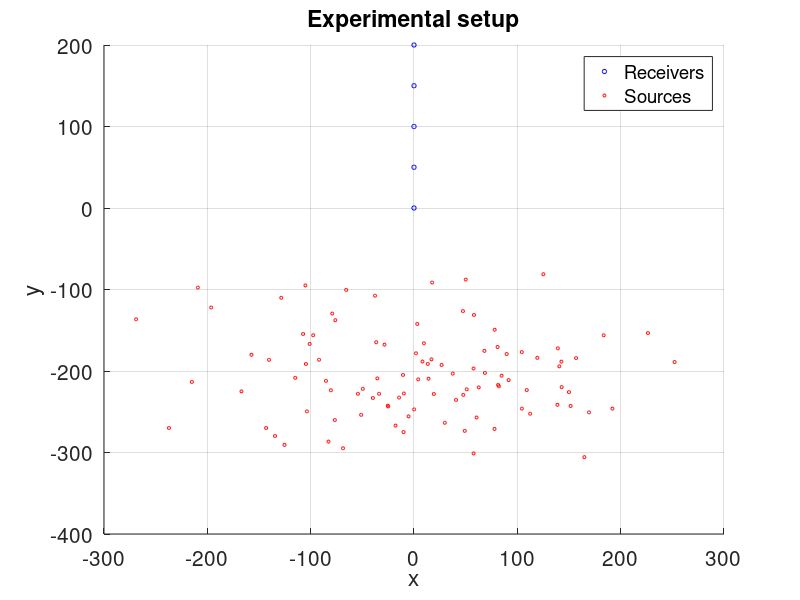
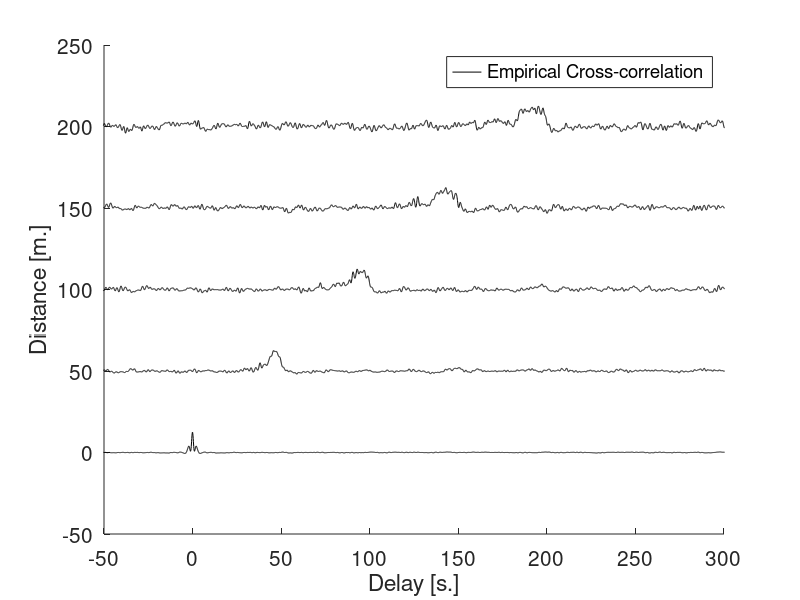

Source code (MATLAB) for these figures, in order:
% Script for passiv2
%
%
% Jules Scholler - Mar. 2017

% Reset Matlab
close all
clear

% Parameters
param.nb_receivers=5;           % Number of receivers
param.sigma=[100 50 100];       % Sources std position
param.mu=[0 -200 0];            % Sources mean position
param.N=100;                    % Number of noise sources
param.duration=10000;           % Source signals duration [s.]
param.temporal_sampling=0.1;   % Temporal sampling [s.]
output.F='no';                  % Plot source power-spectrum (= FFT(auto-correlation) by Wiener-Kintchin th.)
output.signals='no';            % Plot 5 (or less) received signals
output.setup='yes';             % Plot experimental setup
output.xcorr='yes';             % Plot cross-correlations
output.C_N='no';               % Plot C_N (cross-correlation expectations T inf)
output.C1='no';               % Plot C1 (cross-correlation expectations T inf and S inf)
tic
% Generate receivers coordinates
for i=1:param.nb_receivers
%     param.receivers(i,:)=[0 5*(i-1) 0];
    param.receivers(i,:)=[0 50*(i-1) 0];
%       param.receivers(i,:)=[50*(i-3) 100 0];
    C(i,:)=[0 0 1]; % Receivers are blue
end
if strcmp(output.setup,'yes')
    figure(1), hold on, grid on
    scatter3(param.receivers(:,1),param.receivers(:,2),param.receivers(:,3),10,C);
    xlabel 'x'
    ylabel 'y'
    zlabel 'z'
    title 'Experimental setup'
    clear C
end
% Compute and plot sources position
for i=1:param.N
    for j=1:3
        param.sources(i,j)=param.sigma(j)*randn(1)+param.mu(j);
    end
    C(i,:)=[1 0 0]; % Sources are red
end
if strcmp(output.setup,'yes')
    figure(1)
    scatter3(param.sources(:,1),param.sources(:,2),param.sources(:,3),5,C);
    legend('Receivers','Sources')
    clear C
    set(gca,'FontSize',15)
end
tau.ini=toc
tic
% Compute sationnary random process with Fourier method
h=param.temporal_sampling;
x=(-param.duration/2:h:param.duration/2); % Define grid for random process simulation
n=length(x);
t=linspace(0,param.duration,n);
f=linspace(-1/(2*h),1/(2*h),n);
w=2*pi*f;
R=x.^2.*exp(-x.^2);                 % Covariance function
if strcmp(output.F,'yes') % Plot covariance function
    figure(2)
    semilogx(x(round((length(x))/2+1):end),R(round((length(x))/2+1):end))
    xlabel '\omega'
    ylabel 'F(\omega)'
    title 'Source Power Spectrum F(w)=w^2e^{-w^2}'
    set(gca,'FontSize',15)
end
W=randn(param.N,n);         % Random white gaussian vector
filter=fft(fftshift(R));
F=sqrt(filter).*fft(W,n,2); % Generate random process with covariance R (F is in Fourier domain for now)
clear W
if strcmp(output.signals,'yes')
    figure(3),hold on
    for i=1:min(5,param.N)
        plot(t,real(ifft(F(i,:))))
        info{i}=sprintf('Source %d',i);
    end
    hold off
    xlabel 'Time [s.]'
    ylabel 'Amplitude'
    title 'Noise signals'
    legend(info)
    clear info
    set(gca,'fontsize',15)
end
tau.random_process=toc
tic
% Compute response on each receivers
Rw=(w).^2.*exp(-w.^2);
for j=1:param.nb_receivers
    C_N=zeros(1,n);
    r=zeros(1,n);
    for i=1:param.N
        d=norm(param.receivers(j,:)-param.sources(i,:)); % Distance between source and receiver
        G=1/(4*pi*d).*exp(1i*w*d);                       % Green function
        d1=norm(param.receivers(1,:)-param.sources(i,:));
        G1=1/(4*pi*d).*exp(1i*w*d1);
        % Compute response on each receivers
        r=r+real(ifft(F(i,:).*fftshift(G)));
        % Compute C_N(t,x_1,x_j) = expectation with respect to emitted signals of cross-correlation
        C_N=C_N+real(fftshift(fft(fftshift(conj(G1)).*fftshift(G).*fftshift(Rw))));
    end
    data.rtot{j}=r;
    data.C_Ntot(j,:)=C_N*(0.25*norm(param.receivers(1,:)-param.receivers(2,:)))/max(C_N);
end
clear F
tau.compute_response=toc
tic
% Compute empirical cross-correlation for Green's function estimation
for i=1:param.nb_receivers
    data.C(i,:)=real(ifftshift(ifft(fft(data.rtot{1}).*fft(fliplr(data.rtot{i})))));
%     data.C(i,:)=xcorr(data.rtot{1},data.rtot{i});
    data.C(i,:)=data.C(i,:)*(0.25*norm(param.receivers(1,:)-param.receivers(2,:)))/max(data.C(i,:));
    lags=(-n/2:(n-1)/2)*h;
%     lagx=(-n+1:n-1)*h;
    if strcmp(output.xcorr,'yes')
        figure(4),hold on
        plot(lags,data.C(i,:)+norm(param.receivers(1,:)-param.receivers(i,:)),'k')
%         plot(lagx,data.C(i,:),'k')
        legend('Empirical Cross-correlation');
    end
    if strcmp(output.C_N,'yes')
        figure(4),hold on
        plot(lags, data.C_Ntot(i,:)+norm(param.receivers(1,:)-param.receivers(i,:)), 'r')
        if strcmp(output.xcorr,'yes')
            legend('Empirical Cross-correlation','Expectation (T inf)');
        else
            legend('Expectation (T inf)');
        end
    end
    xlim([-50 300])
    set(gca,'fontsize',15)
    xlabel('Delay [s.]')
    ylabel('Distance [m.]')
end
tau.xcorr=toc